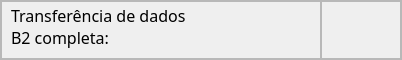
                         <widget class="QFrame" name="frame_96">
                          <property name="maximumSize">
                           <size>
                            <width>16777215</width>
                            <height>60</height>
                           </size>
                          </property>
                          <property name="frameShape">
                           <enum>QFrame::StyledPanel</enum>
                          </property>
                          <property name="frameShadow">
                           <enum>QFrame::Raised</enum>
                          </property>
                          <layout class="QHBoxLayout" name="horizontalLayout_20">
                           <property name="spacing">
                            <number>0</number>
                           </property>
                           <property name="leftMargin">
                            <number>0</number>
                           </property>
                           <property name="topMargin">
                            <number>0</number>
                           </property>
                           <property name="rightMargin">
                            <number>0</number>
                           </property>
                           <property name="bottomMargin">
                            <number>0</number>
                           </property>
                           <item>
                            <widget class="QFrame" name="frame_97">
                             <property name="sizePolicy">
                              <sizepolicy hsizetype="Preferred" vsizetype="Preferred">
                               <horstretch>0</horstretch>
                               <verstretch>0</verstretch>
                              </sizepolicy>
                             </property>
                             <property name="minimumSize">
                              <size>
                               <width>320</width>
                               <height>0</height>
                              </size>
                             </property>
                             <property name="frameShape">
                              <enum>QFrame::StyledPanel</enum>
                             </property>
                             <property name="frameShadow">
                              <enum>QFrame::Raised</enum>
                             </property>
                             <widget class="QLabel" name="label_36">
                              <property name="geometry">
                               <rect>
                                <x>10</x>
                                <y>0</y>
                                <width>311</width>
                                <height>51</height>
                               </rect>
                              </property>
                              <property name="sizePolicy">
                               <sizepolicy hsizetype="Preferred" vsizetype="Preferred">
                                <horstretch>0</horstretch>
                                <verstretch>0</verstretch>
                               </sizepolicy>
                              </property>
                              <property name="font">
                               <font>
                                <family>Equinox Bold</family>
                                <pointsize>12</pointsize>
                               </font>
                              </property>
                              <property name="text">
                               <string>Transferência de dados
B2 completa:</string>
                              </property>
                             </widget>
                            </widget>
                           </item>
                           <item>
                            <widget class="QFrame" name="frame_98">
                             <property name="minimumSize">
                              <size>
                               <width>80</width>
                               <height>0</height>
                              </size>
                             </property>
                             <property name="frameShape">
                              <enum>QFrame::StyledPanel</enum>
                             </property>
                             <property name="frameShadow">
                              <enum>QFrame::Raised</enum>
                             </property>
                            </widget>
                           </item>
                          </layout>
                         </widget>
